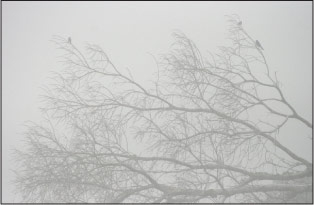
#> input picture cv-lab3/branches.jpg, 314 x 205 px, given in place of crayfish.jpg, which was not available
$ python lab3_task2.py
#> lines starting #> are read from the running program, lines starting #| are printed output that depends on the picture; pictures that were not available may be replaced by others from this repository, and a replacement may not be noted
import cv2
import numpy as np
from matplotlib import pyplot as plt

fnames = ['crayfish.jpg', 'office.jpg', 'map.jpg', 'train.jpg', 'terrain.jpg']

for fname in fnames:
    I = cv2.imread(fname, cv2.IMREAD_GRAYSCALE)
#> I: shape (205, 314); min 26, max 226, mean 195.8
    f, axes = plt.subplots(2, 3)

    axes[0, 0].imshow(I, 'gray', vmin=0, vmax=255)
    axes[0, 0].axis('off')

    axes[1, 0].hist(I.ravel(), 256, [0, 256])

    # second column
    pixels = I.ravel()
    hist, bins = np.histogram(pixels, 256, [0, 256])
#> hist = 256 values, max 2885 at index 219, min 0 at index 0, mean 251.4; bins = 257 values from 0 to 256
    cdf = hist.cumsum()
#> cdf = 256 values from 0 to 64370
    cdf_m = np.ma.masked_equal(cdf, 0)
    # print(cdf_m)
    cdf_m = (cdf_m - cdf_m.min())*255/(cdf_m.max()-cdf_m.min())
    print(cdf_m.min(), cdf.max())
#| 0.0 64370
    cdf = np.ma.filled(cdf_m, 0).astype('uint8')
#> cdf = 256 values from 0 to 255
    # print(cdf)

    J = cdf[I]
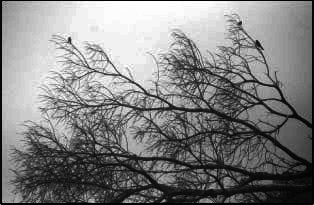
#> J: shape (205, 314); min 0, max 255, mean 129.3
    # a = np.where(cdf == 0)[0][-1]
    # b = np.where(cdf == 255)[0][0]
    # # a = pixels.mean() - 2 * pixels.std()
    # # b = pixels.mean() + 2 * pixels.std()
    # print(a, b)

    # J = (I-a) * 255.0 / (b-a)
    # J[J < 0] = 0
    # J[J > 255] = 255
    # J = J.astype(np.uint8)

    axes[0, 1].imshow(J, 'gray', vmin=0, vmax=255)
    axes[0, 1].axis('off')

    axes[1, 1].hist(J.ravel(), 256, [0, 256])

    # third column
    K = cv2.equalizeHist(I)

    axes[0, 2].imshow(K, 'gray', vmin=0, vmax=255)
    axes[0, 2].axis('off')

    axes[1, 2].hist(K.ravel(), 256, [0, 256])

    plt.show()
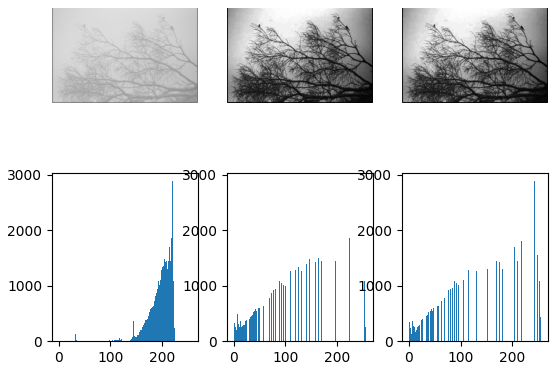
#> figure drawn by matplotlib, 6 panels; panel 4: tallest bar 2885 high, from x = 219 to 220; panel 5: tallest bar 2885 high, from x = 241 to 242; panel 6: tallest bar 2885 high, from x = 242 to 243
#> pass 2 of the loop `for fname in fnames:`:
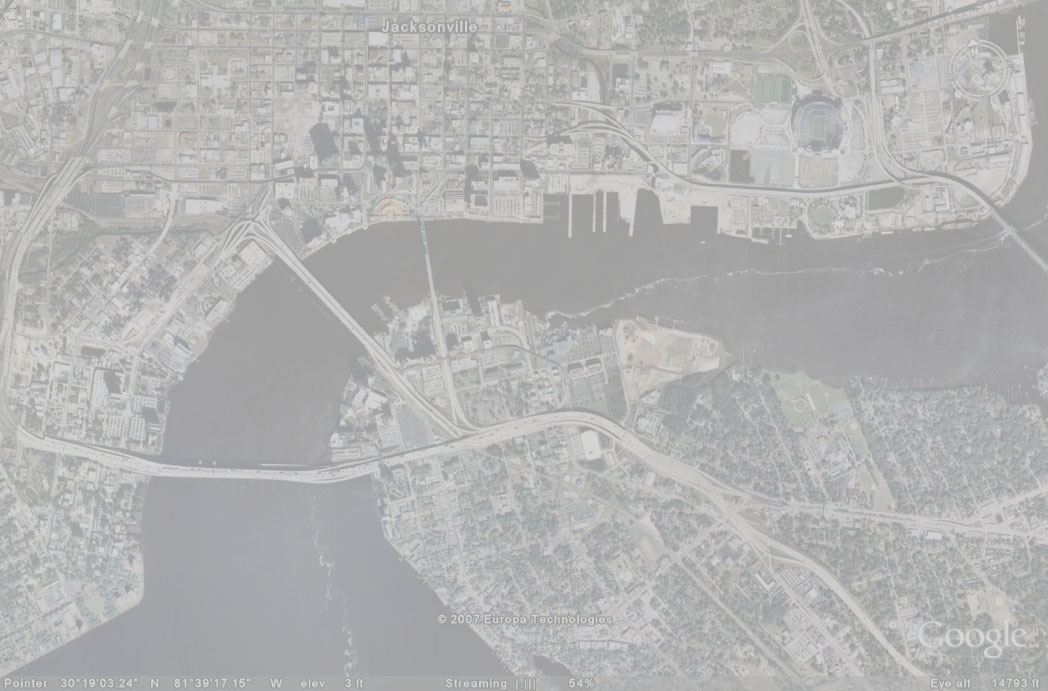
#> input picture cv-lab3/map.jpg, 1048 x 691 px, given in place of office.jpg, which was not available
#> I: shape (691, 1048)
#> hist = 256 values, max 35509 at index 163, min 0 at index 0, mean 2828.8
#> `cdf = hist.cumsum()`: cdf = 256 values from 0 to 724168
#| 0.0 724168
#> `cdf = np.ma.filled(cdf_m, 0).astype('uint8')`: cdf = 256 values from 0 to 255
#> `J = cdf[I]`:
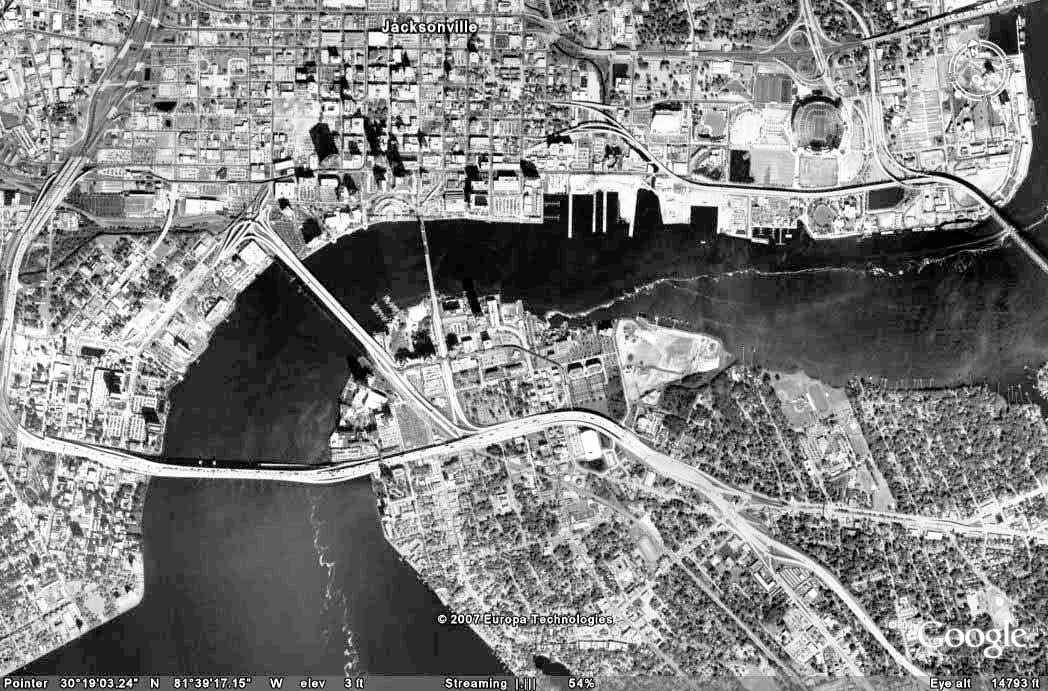
#> J: shape (691, 1048); min 0, max 255, mean 129.8
#> K: shape (691, 1048)
#> `plt.show()`:
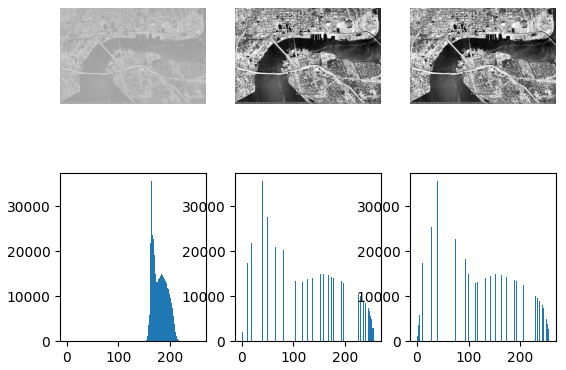
#> figure drawn by matplotlib, 6 panels; panel 4: tallest bar 35509 high, from x = 163 to 164; panel 5: tallest bar 35509 high, from x = 40 to 41; panel 6: tallest bar 35509 high, from x = 40 to 41
